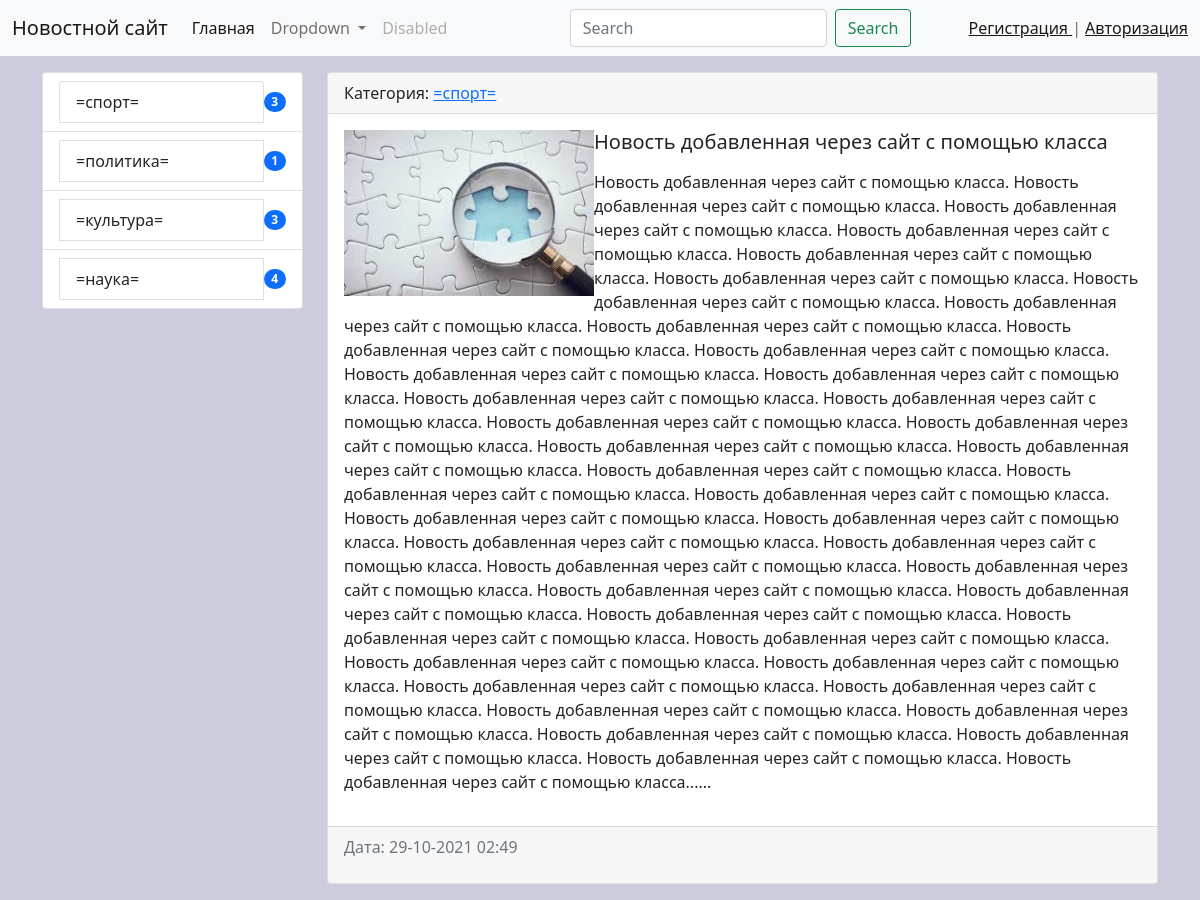
/news/12/, run on the app's committed database.
### news/models.py (models this page shows, shortened)
class Category(models.Model):
    title = models.CharField(max_length=150, db_index=True,verbose_name='Наименование категории')
    def get_absolute_url(self):
        return reverse('category', kwargs={'category_id': self.pk})
    class Meta:
        verbose_name = 'категория'
        verbose_name_plural = 'категории'
        ordering = ['title']

class News(models.Model):
    title = models.CharField('Заголовок', max_length=150)
    content = models.TextField('контент', blank=True)
    created_at = models.DateTimeField('Дата создания', auto_now_add=True)
    updated_at = models.DateTimeField('Дата изменения', auto_now=True)
    photo = models.ImageField('фото', upload_to='photos/%Y/%m/%d', blank=True)
    is_published = models.BooleanField('опубликовать', default=True)
    category = models.ForeignKey('Category', on_delete=models.PROTECT, null=True, verbose_name='Категория')
    views = models.IntegerField(default=0, verbose_name='Просмотры')
    class Meta:
        verbose_name = "Новость"
        verbose_name_plural = "Новости"
        ordering = ['-created_at']

### news/views.py (the view)
# urls.py: path('news/<int:pk>/', ViewNews.as_view(), name='view_news'),
class ViewNews(DetailView):
    model = News
    context_object_name = 'news_item'

### news/templatetags/news_tags.py (called while the page is built)
@register.inclusion_tag('news/list_categories.html')
def show_categories():
    categories = Category.objects.annotate(cnt=Count('news', filter=F('news__is_published'))).filter(cnt__gt=0)
    return {"categories": categories}

### news/templates/news/news_detail.html (shortened to what this page needs)
{% extends 'base.html' %}
{% block sidebar %}
{% include 'inc/_sidebar.html' %}
{% endblock %}
{% block content %}
    <div class="card mb-3">
      <div class="card-header">
        Категория: <a href="{{ news_item.category.get_absolute_url }}">{{ news_item.category.title }}</a>
      </div>
      <div class="card-body">
          <div class="media">
              {% if news_item.photo %}
              <img src="{{ news_item.photo.url }}" alt="" class="float-md-start" width="250">
              {% else %}
                  <img src={% static '/img/no_images.jpg' %} alt="" class="float-md-start mr-3" width="250">
              {% endif %}
              <div class="media-body">
                    <h5 class="card-title">{{ news_item.title }}</h5>
                    <p class="card-text">{{ news_item.content|safe|linebreaks }}</p>
              </div>
          </div>
      </div>
      <div class="card-footer text-muted">
          <p>Дата: {{ news_item.created_at|date:"d-m-Y H:i" }}</p>
      </div>
    </div>
{% endblock %}

### news/templates/news/list_categories.html
<div class="list-group">
    {% for item in categories %}
    <li class="list-group-item d-flex justify-content-between align-items-center">
    <a href="{{ item.get_absolute_url }}" class="list-group-item list-group-item-action"> {{ item.title }} </a>
    <span class="badge bg-primary rounded-pill">{{ item.cnt }}</span>
    </li>
    {% endfor %}
</div>

### mysite/static/css/style.css (style rules this page uses)
body { background-color: #ccd; }

### data on the page
Category: title "=спорт=", cnt "3"
Category: title "=политика=", cnt "1"
Category: title "=культура=", cnt "3"
Category: title "=наука=", cnt "4"
News: category "=спорт=", title "Новость добавленная через сайт с помощью класса", content "Новость добавленная через сайт с помощью класса. Новость добавленная через сайт с помощью класса. Новость добавленная через сайт с помощью класса. Новость добавленная через сайт с помощью класса. Новость добавленная через сайт с помощью класса. Новость добавленная через сайт с помощью класса. Новость добавленная через сайт с помощью класса. Новость добавленная через сайт с помощью класса. Новость добавленная через сайт с помощью класса. Новость добавленная через сайт с помощью класса. Новость добавленная через сайт с помощью класса. Новость добавленная через сайт с помощью класса. Новость добавленная через сайт с помощью класса. Новость добавленная через сайт с помощью класса. Новость…", created_at "29-10-2021 02:49"
